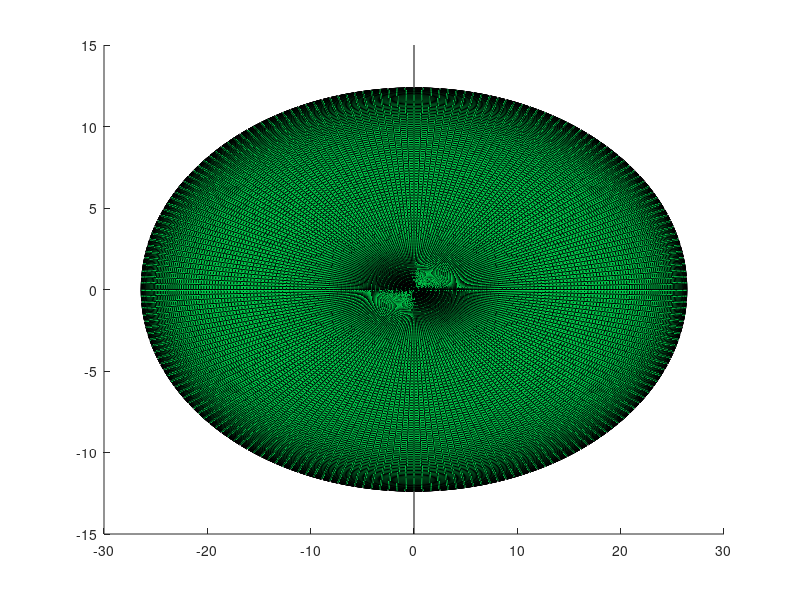

Recreate this plot in MATLAB. (Note: this script raises an error after producing the figure.)

hold on 

% system properties
robot = struct();
robot.abc = [26.4 12.37 4];
robot.mass = 2.64/1000; 
robot.beam_width = 10; %mm
robot.beam_height = 80; %mm
robot.beam_gap = 10; %mm
robot.A = diag(1./robot.abc);
robot.A = robot.A.*robot.A;

[robot.xx robot.yy robot.zz] = ellipsoid(0,0,0, robot.abc(1), robot.abc(2), robot.abc(3), 200);
robot.sh = surf(robot.xx,robot.yy,robot. zz,'facecolor',[0 0.8 0.3]);

robot.b1 = patch([0 0 0 0 ] , ([-1 -1 -1 -1]*(robot.beam_gap+robot.beam_width) + [1 -1 -1 1]*robot.beam_width)/2 , [0  0 1 1] ,  'g' , 'edgealpha',1, 'facelighting' , 'none');
robot.b2 = patch([0 0 0 0 ] , ([ 1  1  1  1]*(robot.beam_gap+robot.beam_width) + [1 -1 -1 1]*robot.beam_width)/2 , [0  0 1 1] ,  'g' , 'edgealpha',1,'facelighting' , 'none');


set(robot.b1,'facecolor',   [0 0.9 0.5] , ....
             'XData'    ,   [0 0 1 1]*robot.beam_height*sin(beam_angles(1)) ,...
             'ZData'    ,   [0 0 1 1]*robot.beam_height *cos(beam_angles(1)) );
set(robot.b2,'facecolor',   [0 0.9 0.5] ,... 
             'XData'    ,   [0 0 1 1]*robot.beam_height*sin(beam_angles(2)) , ...
             'ZData'    ,   [0 0 1 1]*robot.beam_height *cos(beam_angles(2)) );
         
robot.b10.xx = robot.b1.XData; robot.b10.yy = robot.b1.YData; robot.b10.zz = robot.b1.ZData;
robot.b20.xx = robot.b2.XData; robot.b20.yy = robot.b2.YData; robot.b20.zz = robot.b2.ZData;        

gnd = patch([-220 -220 180 180],[100 -100 -100 100],[0 0 0 0],'k');
gnd.FaceColor = [1 1 1]*0.8;

robot.b1.FaceColor = [1 1 1]*0.5;
robot.b2.FaceColor = robot.b1.FaceColor ;

set(robot.sh, 'edgealpha',0,'FaceLighting','gouraud' , 'facealpha', 0.6 );
light('Position',[500 -60 100]);
light('Position',[-500 0 100]);
light('Position',[0 0 -200]);
light('Position',[0 -50 200]);

axis equal;box off;grid off
set(gca,'visible','off')


xx = robot.sh.XData;
c_data = nan.*xx;

% apply color data
c_data(1:ceil(size(xx)/2) , 1:ceil(size(xx)/4)) = 1;
c_data(ceil(size(xx)/2)+1:end , 1:ceil(size(xx)/4)) = 0;

c_data(1:ceil(size(xx)/2) , ceil(size(xx)/4)+1:ceil(size(xx)/2)) = 0;
c_data(ceil(size(xx)/2)+1:end , ceil(size(xx)/4)+1:ceil(size(xx)/2)) = 1;

c_data(1:ceil(size(xx)/2) , ceil(size(xx)/2)+1:ceil(3*size(xx)/4)) = 1;
c_data(ceil(size(xx)/2)+1:end , ceil(size(xx)/2)+1:ceil(3*size(xx)/4)) = 0;

c_data(1:ceil(size(xx)/2) , ceil(3*size(xx)/4)+1:end) = 0;
c_data(ceil(size(xx)/2)+1:end , ceil(3*size(xx)/4)+1:end) = 1;


set(robot.sh, 'cdata',c_data);

% rotate the elements
rotated_pts = EulerZYX_Fast([roll_ip pitch_ip 0]*pi/180)*([robot.sh.XData(:) , robot.sh.YData(:),  robot.sh.ZData(:)]');
robot.sh.XData = reshape(rotated_pts(1,:),size(robot.sh.XData));
robot.sh.YData = reshape(rotated_pts(2,:),size(robot.sh.XData));
min_Z  = min(rotated_pts(3,:));
robot.sh.ZData = reshape(rotated_pts(3,:),size(robot.sh.XData)) - min_Z ;


xlim([-80 80]);ylim([-20 20]*1.5); zlim([0 80]);
view(-40 , 27);
